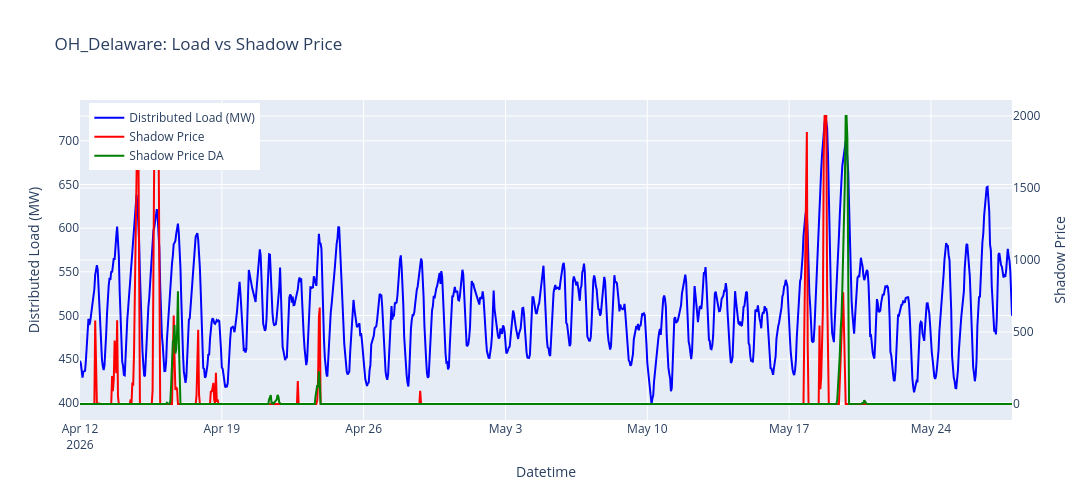

Notebook cell for this chart:
### Code cell
df = county_load_shadow_price.copy()

node = "OH_Delaware"

sub = df[df["county_name"] == node].copy()

# ensure datetime is sorted
sub["datetime_ending_ept"] = pd.to_datetime(sub["datetime_ending_ept"])
sub = sub.sort_values("datetime_ending_ept")

fig = go.Figure()

# Left y-axis: distributed load
fig.add_trace(
    go.Scatter(
        x=sub["datetime_ending_ept"],
        y=sub["distributed_load_mw"],
        name="Distributed Load (MW)",
        line=dict(color="blue"),
        yaxis="y1"
    )
)

# Right y-axis: shadow price
fig.add_trace(
    go.Scatter(
        x=sub["datetime_ending_ept"],
        y=sub["shadow_price"],
        name="Shadow Price",
        line=dict(color="red"),
        yaxis="y2"
    )
)


fig.add_trace(
    go.Scatter(
        x=sub["datetime_ending_ept"],
        y=sub["shadow_price_DA"],
        name="Shadow Price DA",
        line=dict(color="green"),
        yaxis="y2"
    )
)

# Layout with dual axis
fig.update_layout(
    title=f"{node}: Load vs Shadow Price",
    xaxis=dict(title="Datetime"),
    
    yaxis=dict(
        title="Distributed Load (MW)",
        side="left"
    ),
    
    yaxis2=dict(
        title="Shadow Price",
        overlaying="y",
        side="right"
    ),
    
    legend=dict(x=0.01, y=0.99),
    height=500,
    width=2000
)

fig.show()

### Figure 1 — Plotly figure (JSON) as saved in the notebook; plotly's stock layout.template omitted (floating-point values rounded to 4 significant figures; data arrays with more than 128 entries replaced by an {"elided": "..."} marker saying what was removed)
{"data": [{"line": {"color": "blue"}, "name": "Distributed Load (MW)", "type": "scatter", "x": {"elided": "1105 str values"}, "y": {"elided": "1105 float values"}, "yaxis": "y"}, {"line": {"color": "red"}, "name": "Shadow Price", "type": "scatter", "x": {"elided": "1105 str values"}, "y": {"elided": "1105 float values"}, "yaxis": "y2"}, {"line": {"color": "green"}, "name": "Shadow Price DA", "type": "scatter", "x": {"elided": "1105 str values"}, "y": {"elided": "1105 float values"}, "yaxis": "y2"}], "layout": {"height": 500, "legend": {"x": 0.01, "y": 0.99}, "title": {"text": "OH_Delaware: Load vs Shadow Price"}, "width": 2000, "xaxis": {"title": {"text": "Datetime"}}, "yaxis": {"side": "left", "title": {"text": "Distributed Load (MW)"}}, "yaxis2": {"overlaying": "y", "side": "right", "title": {"text": "Shadow Price"}}}}
